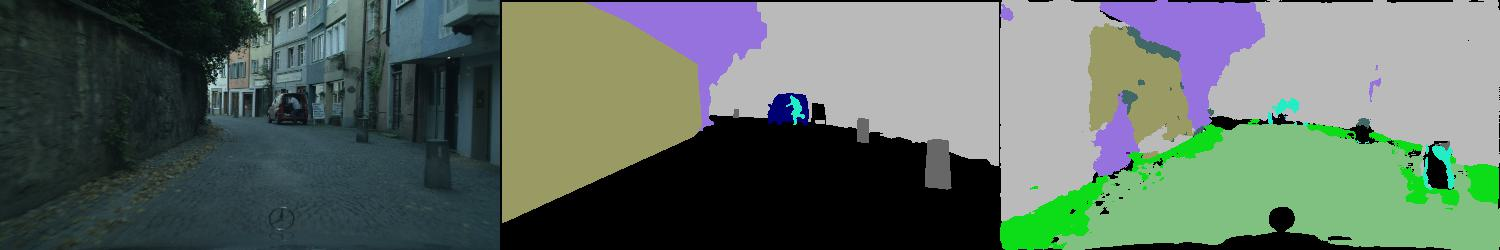
#> input picture B2_DL/DL2/3_Segmentacion_Pytorch/Practica 3/models/unet/1.jpg, 1500 x 250 px, found by its file name
$ jupyter execute 'Segmentacio╠ün me╠ütodos cla╠üsicos.ipynb'
#> lines starting #> are read from the running program, lines starting #| are printed output that depends on the picture; after the words box and inside, x2 and y2 are one past the last pixel; in counts of white or black regions, pixels touching at a corner belong together
Thresholding based segmentation

[cell 1]
import numpy as np
import cv2
import matplotlib.pyplot as plt
import seaborn as sns
import warnings


warnings.filterwarnings("ignore")
image = cv2.imread("1.jpg", 0)
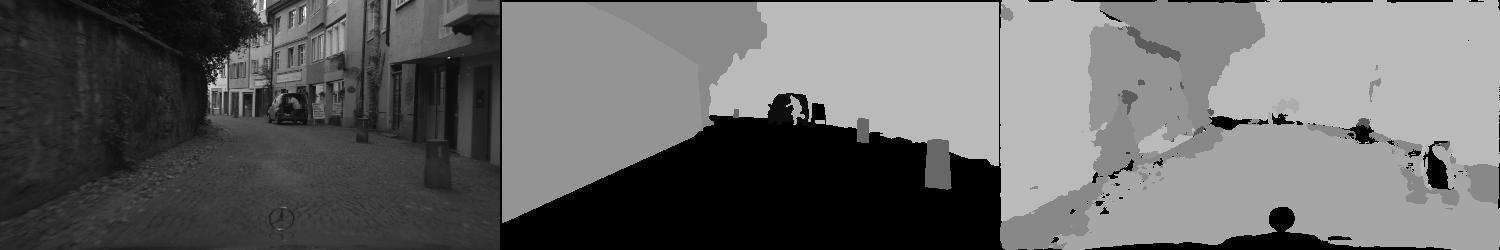
#> image: shape (250, 1500); min 0, max 255, mean 103.6
plt.figure(figsize=(8, 8))
plt.imshow(image, cmap="gray")
plt.axis("off")
plt.show()

[cell 2]
flattened_image = image.reshape((image.shape[0] * image.shape[1],))
flattened_image.shape
#> Out = (375000,)

[cell 3]
plt.figure()
sns.distplot(flattened_image, kde=True)
plt.show()
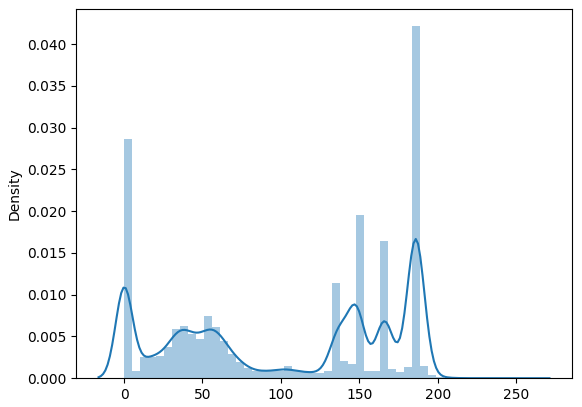
#> figure drawn by matplotlib, 1 panel; tallest bar 0.0421 high, from x = 183.6 to 188.7; curve peaks at x = 186, y = 0.0167

[cell 4]
ret, thresh1 = cv2.threshold(image, 0, 255, cv2.THRESH_BINARY + cv2.THRESH_OTSU)
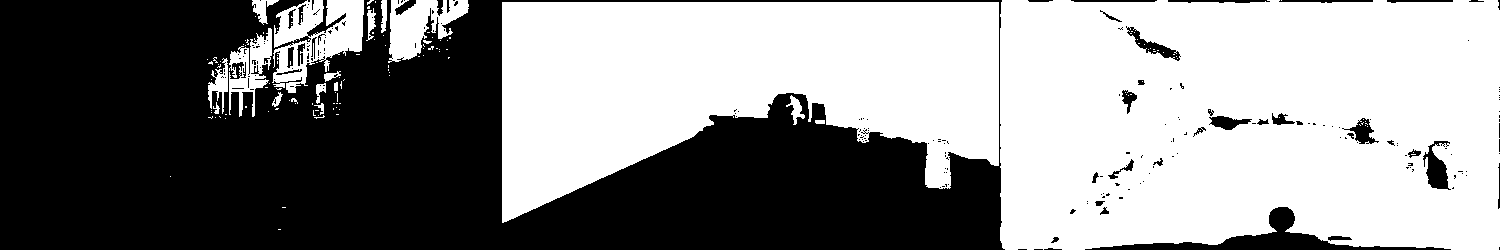
#> thresh1: shape (250, 1500); 54.1% white; 219 black regions (175 under 20 px), largest, box (x1, y1, x2, y2) and area: (0, 0, 1005, 250) 163993, (1085, 207, 1451, 250) 3208, (1423, 141, 1451, 190) 702
#> ret = 98
plt.figure(figsize=(8, 8))
plt.imshow(thresh1, cmap="binary")
plt.axis("off")
plt.show()

Practical Implementation of Edge-based segmentation

[cell 5]
plt.figure(figsize=(8, 8))
plt.imshow(image)
plt.axis("off")
plt.show()

[cell 6]
from skimage import filters

sobel_image = filters.sobel(image)
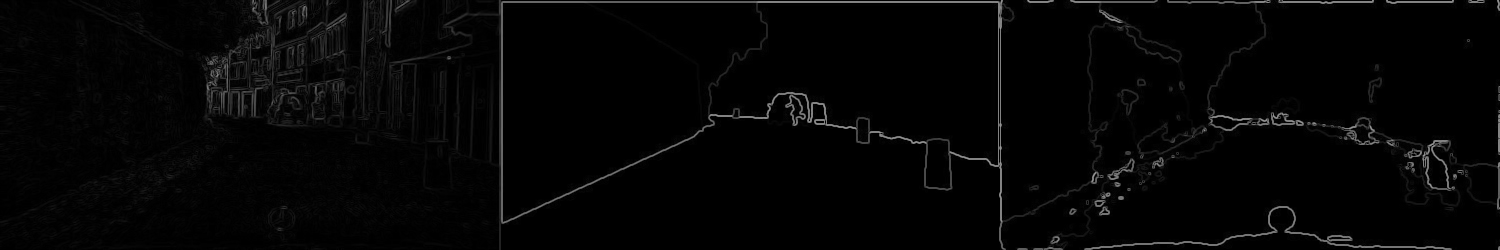
#> sobel_image: shape (250, 1500) float64; min 0, max 0.603, mean 0.0206
# cmap while displaying is not changed to gray for better visualisation
plt.figure(figsize=(8, 8))
plt.imshow(sobel_image)
plt.axis("off")
plt.show()

$ run again, with B2_DL/DL2/3_Segmentacion_Pytorch/Practica 3/models/unet/0.jpg copied over B2_DL/DL2/3_Segmentacion_Pytorch/Practica 3/models/unet/1.jpg
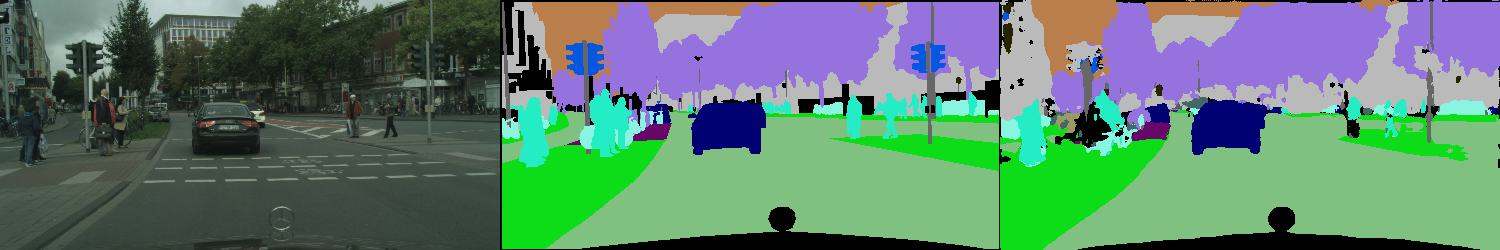
#> input picture B2_DL/DL2/3_Segmentacion_Pytorch/Practica 3/models/unet/0.jpg, 1500 x 250 px, found by its file name
#> `ret, thresh1 = cv2.threshold(image, 0, 255, cv2.THRESH_BINARY + cv2.TH..`:
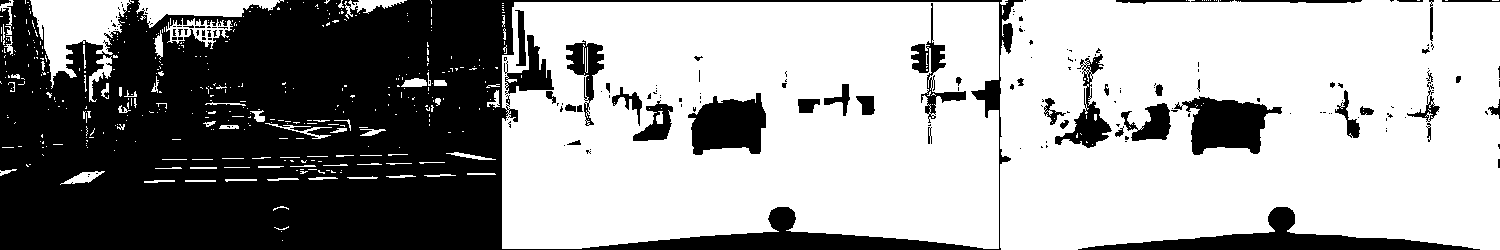
#> thresh1: shape (250, 1500); 61.4% white; 193 black regions (146 under 20 px), largest, box (x1, y1, x2, y2) and area: (0, 0, 1023, 250) 120784, (1078, 207, 1480, 250) 4847, (1174, 96, 1282, 155) 3606
#> ret = 103
#> `sobel_image = filters.sobel(image)`:
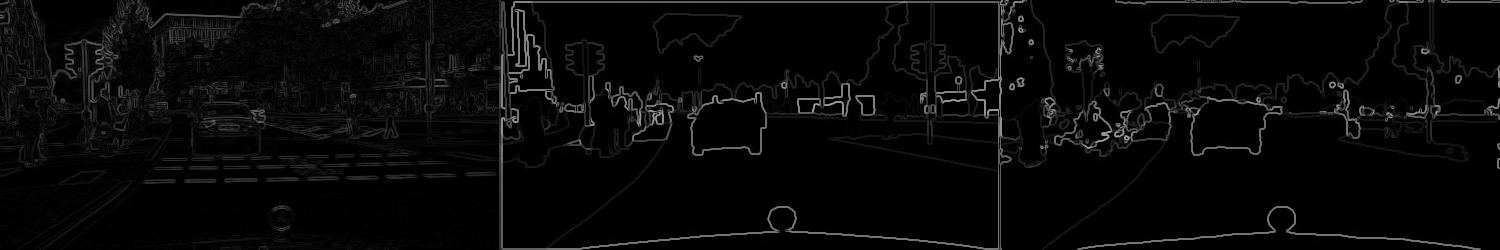
#> sobel_image: shape (250, 1500) float64; min 0, max 0.676, mean 0.0337

$ run again, with B2_DL/DL2/3_Segmentacion_Pytorch/Practica 3/models/unet/2.jpg copied over B2_DL/DL2/3_Segmentacion_Pytorch/Practica 3/models/unet/1.jpg
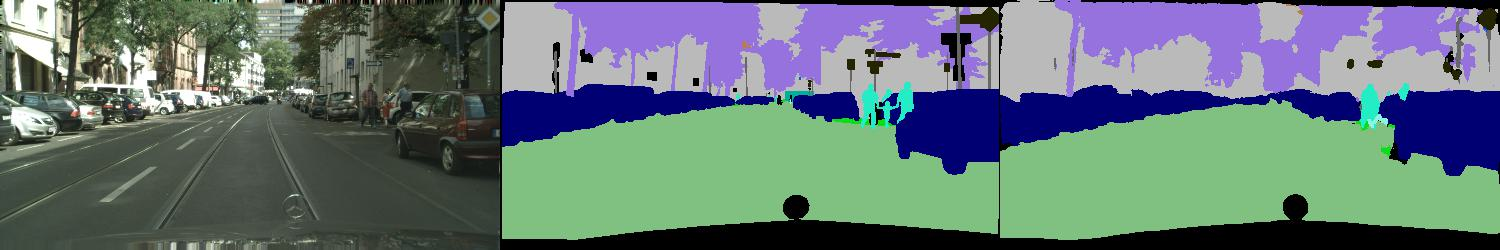
#> input picture B2_DL/DL2/3_Segmentacion_Pytorch/Practica 3/models/unet/2.jpg, 1500 x 250 px, found by its file name
#> `ret, thresh1 = cv2.threshold(image, 0, 255, cv2.THRESH_BINARY + cv2.TH..`:
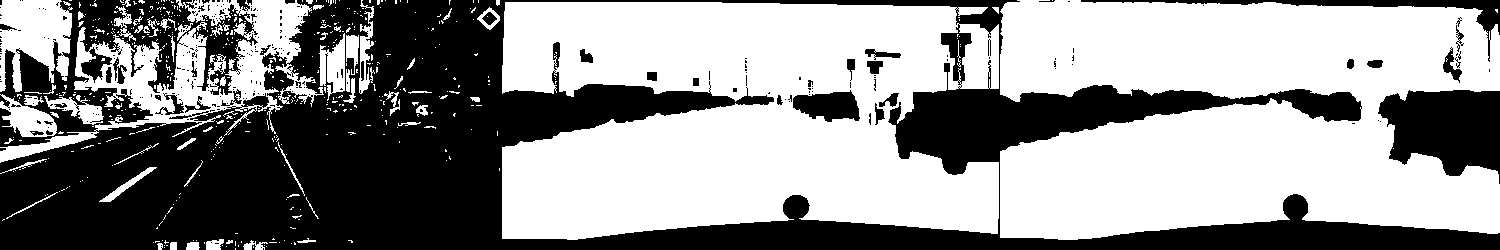
#> thresh1: shape (250, 1500); 56.7% white; 294 black regions (257 under 20 px), largest, box (x1, y1, x2, y2) and area: (0, 0, 1500, 250) 146520, (1378, 90, 1500, 184) 8091, (1081, 0, 1500, 62) 2490
#> ret = 104
#> `sobel_image = filters.sobel(image)`:
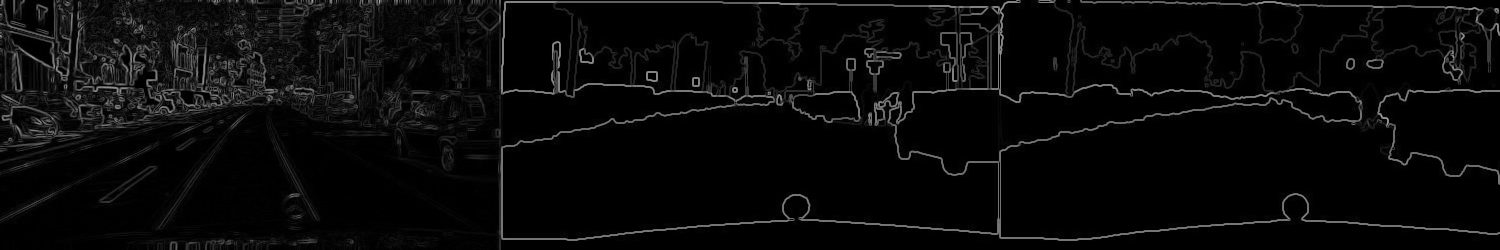
#> sobel_image: shape (250, 1500) float64; min 0, max 0.705, mean 0.0383

$ run again, with B2_DL/DL2/3_Segmentacion_Pytorch/Practica 3/models/unet/3.jpg copied over B2_DL/DL2/3_Segmentacion_Pytorch/Practica 3/models/unet/1.jpg
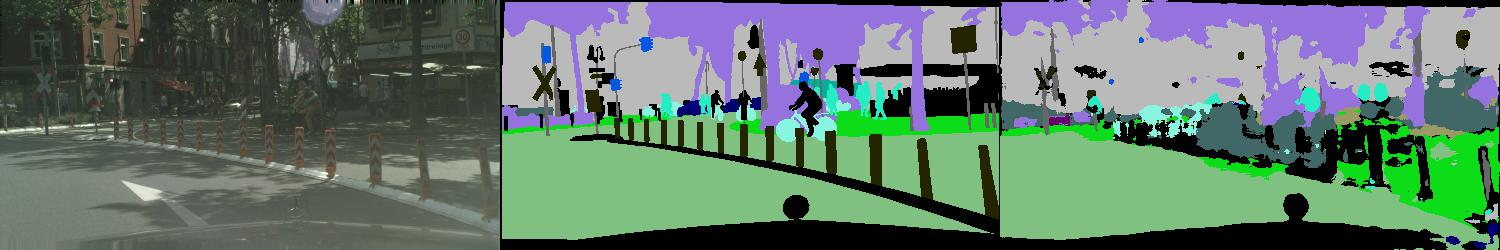
#> input picture B2_DL/DL2/3_Segmentacion_Pytorch/Practica 3/models/unet/3.jpg, 1500 x 250 px, found by its file name
#> `ret, thresh1 = cv2.threshold(image, 0, 255, cv2.THRESH_BINARY + cv2.TH..`:
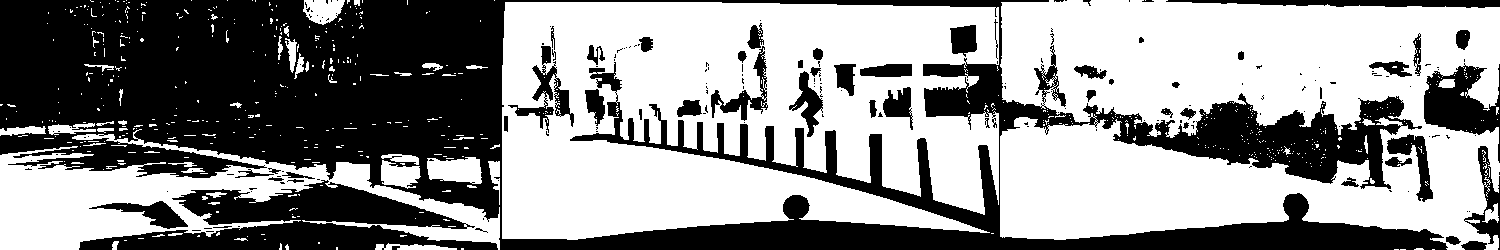
#> thresh1: shape (250, 1500); 56.5% white; 193 black regions (137 under 20 px), largest, box (x1, y1, x2, y2) and area: (0, 0, 1448, 250) 130122, (79, 180, 498, 250) 14188, (1424, 63, 1500, 163) 3421
#> ret = 104
#> `sobel_image = filters.sobel(image)`:
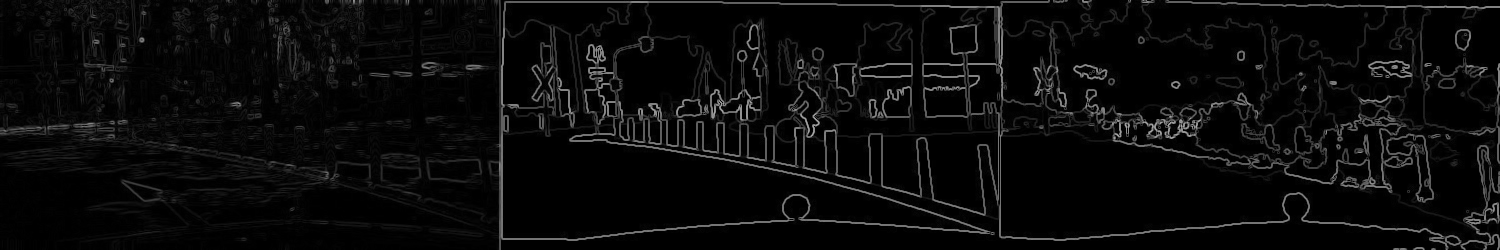
#> sobel_image: shape (250, 1500) float64; min 0, max 0.667, mean 0.0431
